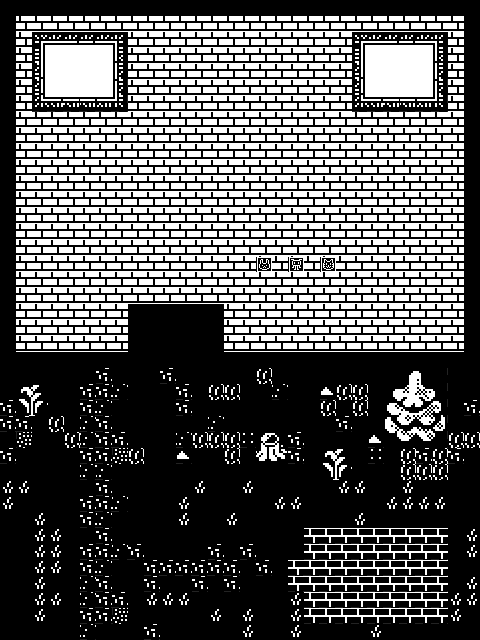

This game map was drawn from its Tiled (.tmx) file and the tilesets committed beside it. A one-line description and the trimmed map source follow:
An orthogonal 30x40 tile map with 16x16 px tiles, 9 tile layers (ground, walls, ghost_walls, tree, ...), 2 tilesets.

<map version="1.10" tiledversion="1.11.2" orientation="orthogonal" renderorder="left-down" width="30" height="40" tilewidth="16" tileheight="16" infinite="0" nextlayerid="10" nextobjectid="1">
 <tileset firstgid="1" source="../sprites/tsxs/tileset_2.tsx" />
 <tileset firstgid="4636" source="../sprites/tsxs/tileset_1.tsx" />
 <layer id="2" name="ground" width="30" height="40" tintcolor="#6a6a6a">
  <data>[1200 cells, 1099 non-empty, 8 distinct tile ids]</data>
 </layer>
 <layer id="1" name="walls" width="30" height="40">
  <data>[1200 cells, 171 non-empty, 1 distinct tile ids]</data>
 </layer>
 <layer id="9" name="ghost_walls" width="30" height="40">
  <data>[1200 cells, 102 non-empty, 1 distinct tile ids]</data>
 </layer>
 <layer id="3" name="tree" width="30" height="40">
  <data>[1200 cells, 98 non-empty, 30 distinct tile ids]</data>
 </layer>
 <layer id="4" name="carpets" width="30" height="40">
  <data>[1200 cells, 72 non-empty, 34 distinct tile ids]</data>
 </layer>
 <layer id="5" name="room" width="30" height="40">
  <data>[1200 cells, 18 non-empty, 1 distinct tile ids]</data>
 </layer>
 <layer id="6" name="tool_board" width="30" height="40">
  <data>[1200 cells, 1 non-empty, 1 distinct tile ids]</data>
 </layer>
 <layer id="7" name="paper" width="30" height="40">
  <data>[1200 cells, 1 non-empty, 1 distinct tile ids]</data>
 </layer>
 <layer id="8" name="sanity" width="30" height="40">
  <data>[1200 cells, 1 non-empty, 1 distinct tile ids]</data>
 </layer>
</map>
